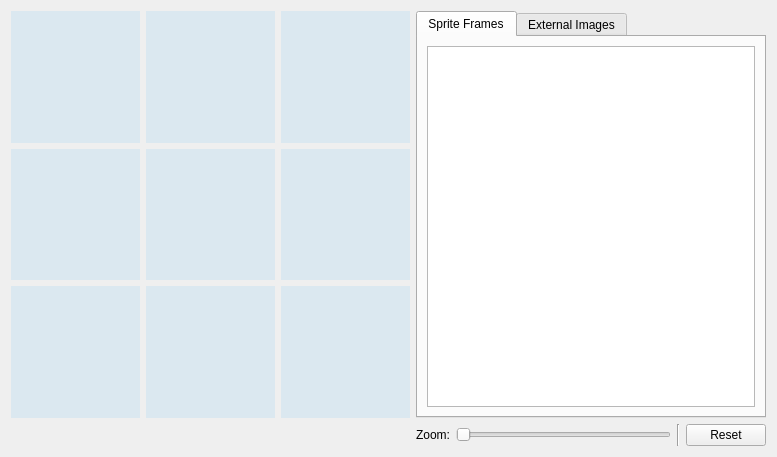
<?xml version="1.0" encoding="UTF-8"?>
<ui version="4.0">
 <class>NBSelector</class>
 <widget class="QDialog" name="NBSelector">
  <property name="geometry">
   <rect>
    <x>0</x>
    <y>0</y>
    <width>777</width>
    <height>457</height>
   </rect>
  </property>
  <property name="sizePolicy">
   <sizepolicy hsizetype="Preferred" vsizetype="Preferred">
    <horstretch>0</horstretch>
    <verstretch>0</verstretch>
   </sizepolicy>
  </property>
  <property name="maximumSize">
   <size>
    <width>16777215</width>
    <height>16777215</height>
   </size>
  </property>
  <property name="windowTitle">
   <string>Neighbours selector</string>
  </property>
  <layout class="QGridLayout" name="gridLayout_2">
   <item row="2" column="1">
    <widget class="QPushButton" name="NBM">
     <property name="sizePolicy">
      <sizepolicy hsizetype="Expanding" vsizetype="Expanding">
       <horstretch>0</horstretch>
       <verstretch>0</verstretch>
      </sizepolicy>
     </property>
     <property name="minimumSize">
      <size>
       <width>128</width>
       <height>128</height>
      </size>
     </property>
     <property name="maximumSize">
      <size>
       <width>256</width>
       <height>256</height>
      </size>
     </property>
     <property name="styleSheet">
      <string notr="true"> QPushButton {
                     border: 2px solid transparent;
                     padding: 0px;
                     background: 2px solid rgba(29, 161, 242, 25);
                     }
                   QPushButton:pressed
                     {
                          border: 2px solid rgb(29, 161, 242);
                          background: 2px solid rgba(29, 161, 242, 50);
                      }</string>
     </property>
     <property name="text">
      <string/>
     </property>
     <property name="iconSize">
      <size>
       <width>115</width>
       <height>115</height>
      </size>
     </property>
     <property name="default">
      <bool>false</bool>
     </property>
     <property name="flat">
      <bool>false</bool>
     </property>
    </widget>
   </item>
   <item row="3" column="5">
    <widget class="Line" name="line">
     <property name="orientation">
      <enum>Qt::Vertical</enum>
     </property>
    </widget>
   </item>
   <item row="0" column="1">
    <widget class="QPushButton" name="NUM">
     <property name="sizePolicy">
      <sizepolicy hsizetype="Expanding" vsizetype="Expanding">
       <horstretch>0</horstretch>
       <verstretch>0</verstretch>
      </sizepolicy>
     </property>
     <property name="minimumSize">
      <size>
       <width>128</width>
       <height>128</height>
      </size>
     </property>
     <property name="maximumSize">
      <size>
       <width>256</width>
       <height>256</height>
      </size>
     </property>
     <property name="styleSheet">
      <string notr="true"> QPushButton {
                     border: 2px solid transparent;
                     padding: 0px;
                     background: 2px solid rgba(29, 161, 242, 25);
                     }
                   QPushButton:pressed
                     {
                          border: 2px solid rgb(29, 161, 242);
                          background: 2px solid rgba(29, 161, 242, 50);
                      }</string>
     </property>
     <property name="text">
      <string/>
     </property>
     <property name="iconSize">
      <size>
       <width>115</width>
       <height>115</height>
      </size>
     </property>
     <property name="default">
      <bool>false</bool>
     </property>
     <property name="flat">
      <bool>false</bool>
     </property>
    </widget>
   </item>
   <item row="2" column="2">
    <widget class="QPushButton" name="NBR">
     <property name="sizePolicy">
      <sizepolicy hsizetype="Expanding" vsizetype="Expanding">
       <horstretch>0</horstretch>
       <verstretch>0</verstretch>
      </sizepolicy>
     </property>
     <property name="minimumSize">
      <size>
       <width>128</width>
       <height>128</height>
      </size>
     </property>
     <property name="maximumSize">
      <size>
       <width>256</width>
       <height>256</height>
      </size>
     </property>
     <property name="styleSheet">
      <string notr="true"> QPushButton {
                     border: 2px solid transparent;
                     padding: 0px;
                     background: 2px solid rgba(29, 161, 242, 25);
                     }
                   QPushButton:pressed
                     {
                          border: 2px solid rgb(29, 161, 242);
                          background: 2px solid rgba(29, 161, 242, 50);
                      }</string>
     </property>
     <property name="text">
      <string/>
     </property>
     <property name="iconSize">
      <size>
       <width>115</width>
       <height>115</height>
      </size>
     </property>
     <property name="default">
      <bool>false</bool>
     </property>
     <property name="flat">
      <bool>false</bool>
     </property>
    </widget>
   </item>
   <item row="3" column="3">
    <widget class="QLabel" name="label">
     <property name="text">
      <string>Zoom:</string>
     </property>
    </widget>
   </item>
   <item row="0" column="3" rowspan="3" colspan="4">
    <widget class="QTabWidget" name="tabWidget">
     <property name="minimumSize">
      <size>
       <width>350</width>
       <height>0</height>
      </size>
     </property>
     <property name="currentIndex">
      <number>0</number>
     </property>
     <widget class="QWidget" name="framesTab">
      <attribute name="title">
       <string>Sprite Frames</string>
      </attribute>
      <layout class="QGridLayout" name="gridLayout">
       <item row="0" column="0">
        <widget class="QListWidget" name="listWidget">
         <property name="iconSize">
          <size>
           <width>100</width>
           <height>100</height>
          </size>
         </property>
         <property name="flow">
          <enum>QListView::LeftToRight</enum>
         </property>
         <property name="isWrapping" stdset="0">
          <bool>true</bool>
         </property>
         <property name="resizeMode">
          <enum>QListView::Adjust</enum>
         </property>
        </widget>
       </item>
      </layout>
     </widget>
     <widget class="QWidget" name="imagesTab">
      <attribute name="title">
       <string>External Images</string>
      </attribute>
      <layout class="QGridLayout" name="gridLayout_3">
       <item row="0" column="0" colspan="2">
        <widget class="QListWidget" name="listWidgetImages">
         <property name="iconSize">
          <size>
           <width>100</width>
           <height>100</height>
          </size>
         </property>
         <property name="flow">
          <enum>QListView::LeftToRight</enum>
         </property>
         <property name="isWrapping" stdset="0">
          <bool>true</bool>
         </property>
         <property name="resizeMode">
          <enum>QListView::Adjust</enum>
         </property>
        </widget>
       </item>
       <item row="1" column="0">
        <widget class="QPushButton" name="addImagePushButton">
         <property name="toolTip">
          <string>Add Image</string>
         </property>
         <property name="text">
          <string/>
         </property>
         <property name="icon">
          <iconset theme="frame-add"/>
         </property>
        </widget>
       </item>
       <item row="1" column="1">
        <widget class="QPushButton" name="removeImagePushButton">
         <property name="toolTip">
          <string>Remove Image</string>
         </property>
         <property name="text">
          <string/>
         </property>
         <property name="icon">
          <iconset theme="delete"/>
         </property>
        </widget>
       </item>
      </layout>
     </widget>
    </widget>
   </item>
   <item row="1" column="0">
    <widget class="QPushButton" name="NML">
     <property name="sizePolicy">
      <sizepolicy hsizetype="Expanding" vsizetype="Expanding">
       <horstretch>0</horstretch>
       <verstretch>0</verstretch>
      </sizepolicy>
     </property>
     <property name="minimumSize">
      <size>
       <width>128</width>
       <height>128</height>
      </size>
     </property>
     <property name="maximumSize">
      <size>
       <width>256</width>
       <height>256</height>
      </size>
     </property>
     <property name="styleSheet">
      <string notr="true"> QPushButton {
                     border: 2px solid transparent;
                     padding: 0px;
                     background: 2px solid rgba(29, 161, 242, 25);
                     }
                   QPushButton:pressed
                     {
                          border: 2px solid rgb(29, 161, 242);
                          background: 2px solid rgba(29, 161, 242, 50);
                      }</string>
     </property>
     <property name="text">
      <string/>
     </property>
     <property name="iconSize">
      <size>
       <width>115</width>
       <height>115</height>
      </size>
     </property>
     <property name="default">
      <bool>false</bool>
     </property>
     <property name="flat">
      <bool>false</bool>
     </property>
    </widget>
   </item>
   <item row="0" column="2">
    <widget class="QPushButton" name="NUR">
     <property name="sizePolicy">
      <sizepolicy hsizetype="Expanding" vsizetype="Expanding">
       <horstretch>0</horstretch>
       <verstretch>0</verstretch>
      </sizepolicy>
     </property>
     <property name="minimumSize">
      <size>
       <width>128</width>
       <height>128</height>
      </size>
     </property>
     <property name="maximumSize">
      <size>
       <width>256</width>
       <height>256</height>
      </size>
     </property>
     <property name="styleSheet">
      <string notr="true"> QPushButton {
                     border: 2px solid transparent;
                     padding: 0px;
                     background: 2px solid rgba(29, 161, 242, 25);
                     }
                   QPushButton:pressed
                     {
                          border: 2px solid rgb(29, 161, 242);
                          background: 2px solid rgba(29, 161, 242, 50);
                      }</string>
     </property>
     <property name="text">
      <string/>
     </property>
     <property name="iconSize">
      <size>
       <width>115</width>
       <height>115</height>
      </size>
     </property>
     <property name="default">
      <bool>false</bool>
     </property>
     <property name="flat">
      <bool>false</bool>
     </property>
    </widget>
   </item>
   <item row="3" column="4">
    <widget class="QSlider" name="horizontalSlider">
     <property name="minimum">
      <number>100</number>
     </property>
     <property name="maximum">
      <number>512</number>
     </property>
     <property name="orientation">
      <enum>Qt::Horizontal</enum>
     </property>
    </widget>
   </item>
   <item row="1" column="1">
    <widget class="QPushButton" name="NMM">
     <property name="sizePolicy">
      <sizepolicy hsizetype="Expanding" vsizetype="Expanding">
       <horstretch>0</horstretch>
       <verstretch>0</verstretch>
      </sizepolicy>
     </property>
     <property name="minimumSize">
      <size>
       <width>128</width>
       <height>128</height>
      </size>
     </property>
     <property name="maximumSize">
      <size>
       <width>256</width>
       <height>256</height>
      </size>
     </property>
     <property name="styleSheet">
      <string notr="true"> QPushButton {
                     border: 2px solid transparent;
                     padding: 0px;
                     background: 2px solid rgba(29, 161, 242, 25);
                     }
                   QPushButton:pressed
                     {
                          border: 2px solid rgb(29, 161, 242);
                          background: 2px solid rgba(29, 161, 242, 50);
                      }</string>
     </property>
     <property name="text">
      <string/>
     </property>
     <property name="iconSize">
      <size>
       <width>115</width>
       <height>115</height>
      </size>
     </property>
     <property name="default">
      <bool>false</bool>
     </property>
     <property name="flat">
      <bool>false</bool>
     </property>
    </widget>
   </item>
   <item row="1" column="2">
    <widget class="QPushButton" name="NMR">
     <property name="sizePolicy">
      <sizepolicy hsizetype="Expanding" vsizetype="Expanding">
       <horstretch>0</horstretch>
       <verstretch>0</verstretch>
      </sizepolicy>
     </property>
     <property name="minimumSize">
      <size>
       <width>128</width>
       <height>128</height>
      </size>
     </property>
     <property name="maximumSize">
      <size>
       <width>256</width>
       <height>256</height>
      </size>
     </property>
     <property name="styleSheet">
      <string notr="true"> QPushButton {
                     border: 2px solid transparent;
                     padding: 0px;
                     background: 2px solid rgba(29, 161, 242, 25);
                     }
                   QPushButton:pressed
                     {
                          border: 2px solid rgb(29, 161, 242);
                          background: 2px solid rgba(29, 161, 242, 50);
                      }</string>
     </property>
     <property name="text">
      <string/>
     </property>
     <property name="iconSize">
      <size>
       <width>115</width>
       <height>115</height>
      </size>
     </property>
     <property name="default">
      <bool>false</bool>
     </property>
     <property name="flat">
      <bool>false</bool>
     </property>
    </widget>
   </item>
   <item row="2" column="0">
    <widget class="QPushButton" name="NBL">
     <property name="sizePolicy">
      <sizepolicy hsizetype="Expanding" vsizetype="Expanding">
       <horstretch>0</horstretch>
       <verstretch>0</verstretch>
      </sizepolicy>
     </property>
     <property name="minimumSize">
      <size>
       <width>128</width>
       <height>128</height>
      </size>
     </property>
     <property name="maximumSize">
      <size>
       <width>256</width>
       <height>256</height>
      </size>
     </property>
     <property name="styleSheet">
      <string notr="true"> QPushButton {
                     border: 2px solid transparent;
                     padding: 0px;
                     background: 2px solid rgba(29, 161, 242, 25);
                     }
                   QPushButton:pressed
                     {
                          border: 2px solid rgb(29, 161, 242);
                          background: 2px solid rgba(29, 161, 242, 50);
                      }</string>
     </property>
     <property name="text">
      <string/>
     </property>
     <property name="iconSize">
      <size>
       <width>115</width>
       <height>115</height>
      </size>
     </property>
     <property name="default">
      <bool>false</bool>
     </property>
     <property name="flat">
      <bool>false</bool>
     </property>
    </widget>
   </item>
   <item row="0" column="0">
    <widget class="QPushButton" name="NUL">
     <property name="sizePolicy">
      <sizepolicy hsizetype="Expanding" vsizetype="Expanding">
       <horstretch>0</horstretch>
       <verstretch>0</verstretch>
      </sizepolicy>
     </property>
     <property name="minimumSize">
      <size>
       <width>128</width>
       <height>128</height>
      </size>
     </property>
     <property name="maximumSize">
      <size>
       <width>256</width>
       <height>256</height>
      </size>
     </property>
     <property name="styleSheet">
      <string notr="true"> QPushButton {
                     border: 2px solid transparent;
                     padding: 0px;
                     background: 2px solid rgba(29, 161, 242, 25);
                     }
                   QPushButton:pressed
                     {
                          border: 2px solid rgb(29, 161, 242);
                          background: 2px solid rgba(29, 161, 242, 50);
                      }</string>
     </property>
     <property name="text">
      <string/>
     </property>
     <property name="iconSize">
      <size>
       <width>115</width>
       <height>115</height>
      </size>
     </property>
     <property name="default">
      <bool>false</bool>
     </property>
     <property name="flat">
      <bool>false</bool>
     </property>
    </widget>
   </item>
   <item row="3" column="6">
    <widget class="QPushButton" name="pushButtonResetNeighbours">
     <property name="text">
      <string>Reset</string>
     </property>
    </widget>
   </item>
  </layout>
 </widget>
 <resources/>
 <connections/>
</ui>
